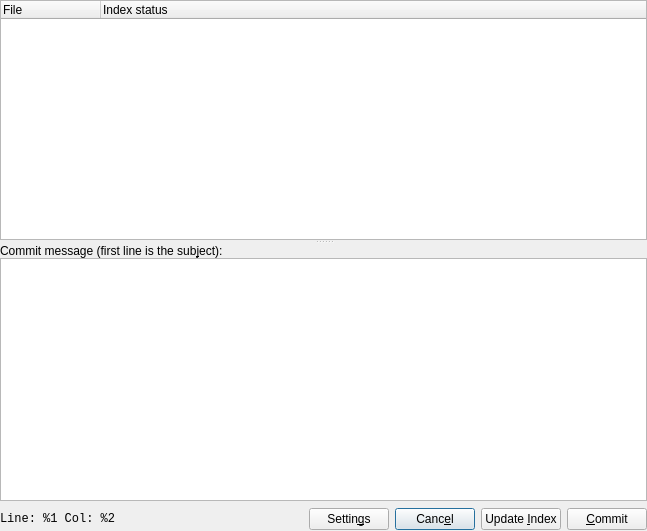
<?xml version="1.0" encoding="UTF-8"?>
<ui version="4.0">
 <class>CommitBase</class>
 <widget class="QWidget" name="CommitBase">
  <property name="geometry">
   <rect>
    <x>0</x>
    <y>0</y>
    <width>647</width>
    <height>531</height>
   </rect>
  </property>
  <property name="windowTitle">
   <string>Commit changes</string>
  </property>
  <property name="windowIcon" >
   <iconset resource="icons.qrc" >:/icons/resources/vcs_commit.png</iconset>
  </property>
  <layout class="QHBoxLayout">
   <property name="spacing">
    <number>0</number>
   </property>
   <property name="leftMargin">
    <number>0</number>
   </property>
   <property name="topMargin">
    <number>0</number>
   </property>
   <property name="rightMargin">
    <number>0</number>
   </property>
   <property name="bottomMargin">
    <number>0</number>
   </property>
   <item>
    <layout class="QVBoxLayout">
     <property name="spacing">
      <number>6</number>
     </property>
     <property name="leftMargin">
      <number>0</number>
     </property>
     <property name="topMargin">
      <number>0</number>
     </property>
     <property name="rightMargin">
      <number>0</number>
     </property>
     <property name="bottomMargin">
      <number>0</number>
     </property>
     <item>
      <widget class="QSplitter" name="splitter">
       <property name="orientation">
        <enum>Qt::Orientation::Vertical</enum>
       </property>
       <widget class="QTreeWidget" name="treeWidgetFiles">
        <property name="contextMenuPolicy">
         <enum>Qt::ContextMenuPolicy::CustomContextMenu</enum>
        </property>
        <property name="toolTip">
         <string>Check files to commit</string>
        </property>
        <property name="showDropIndicator" stdset="0">
         <bool>false</bool>
        </property>
        <property name="rootIsDecorated">
         <bool>false</bool>
        </property>
        <property name="allColumnsShowFocus">
         <bool>true</bool>
        </property>
        <property name="columnCount">
         <number>2</number>
        </property>
        <column>
         <property name="text">
          <string>File</string>
         </property>
        </column>
        <column>
         <property name="text">
          <string>Index status</string>
         </property>
        </column>
       </widget>
       <widget class="QWidget" name="layoutWidget">
        <layout class="QVBoxLayout">
         <property name="spacing">
          <number>0</number>
         </property>
         <property name="leftMargin">
          <number>0</number>
         </property>
         <property name="topMargin">
          <number>0</number>
         </property>
         <property name="rightMargin">
          <number>0</number>
         </property>
         <property name="bottomMargin">
          <number>0</number>
         </property>
         <item>
          <widget class="QLabel" name="textLabelMsg">
           <property name="text">
            <string>Commit message (first line is the sub&amp;ject):</string>
           </property>
           <property name="wordWrap">
            <bool>false</bool>
           </property>
           <property name="buddy">
            <cstring>textEditMsg</cstring>
           </property>
          </widget>
         </item>
         <item>
          <widget class="QTextEdit" name="textEditMsg">
           <property name="toolTip">
            <string>Lines starting with '#' will be ignored
Press &lt;Ctrl+Enter&gt; to commit changes</string>
           </property>
           <property name="lineWrapMode">
            <enum>QTextEdit::LineWrapMode::NoWrap</enum>
           </property>
           <property name="readOnly">
            <bool>false</bool>
           </property>
           <property name="acceptRichText">
            <bool>false</bool>
           </property>
          </widget>
         </item>
        </layout>
       </widget>
      </widget>
     </item>
     <item>
      <layout class="QHBoxLayout">
       <property name="spacing">
        <number>6</number>
       </property>
       <property name="leftMargin">
        <number>0</number>
       </property>
       <property name="topMargin">
        <number>0</number>
       </property>
       <property name="rightMargin">
        <number>0</number>
       </property>
       <property name="bottomMargin">
        <number>0</number>
       </property>
       <item>
        <widget class="QLabel" name="textLabelLineCol">
         <property name="minimumSize">
          <size>
           <width>150</width>
           <height>24</height>
          </size>
         </property>
         <property name="font">
          <font>
           <family>Monospace</family>
          </font>
         </property>
         <property name="frameShadow">
          <enum>QFrame::Shadow::Sunken</enum>
         </property>
         <property name="text">
          <string>Line: %1 Col: %2</string>
         </property>
         <property name="wordWrap">
          <bool>false</bool>
         </property>
        </widget>
       </item>
       <item>
        <spacer>
         <property name="orientation">
          <enum>Qt::Orientation::Horizontal</enum>
         </property>
         <property name="sizeType">
          <enum>QSizePolicy::Policy::Expanding</enum>
         </property>
         <property name="sizeHint" stdset="0">
          <size>
           <width>30</width>
           <height>20</height>
          </size>
         </property>
        </spacer>
       </item>
       <item>
        <widget class="QPushButton" name="pushButtonSettings">
         <property name="sizePolicy">
          <sizepolicy hsizetype="Fixed" vsizetype="Fixed">
           <horstretch>0</horstretch>
           <verstretch>0</verstretch>
          </sizepolicy>
         </property>
         <property name="text">
          <string>Settin&amp;gs</string>
         </property>
         <property name="shortcut">
          <string>Alt+G</string>
         </property>
         <property name="autoDefault">
          <bool>false</bool>
         </property>
         <property name="default">
          <bool>false</bool>
         </property>
        </widget>
       </item>
       <item>
        <widget class="QPushButton" name="pushButtonCancel">
         <property name="sizePolicy">
          <sizepolicy hsizetype="Fixed" vsizetype="Fixed">
           <horstretch>0</horstretch>
           <verstretch>0</verstretch>
          </sizepolicy>
         </property>
         <property name="text">
          <string>Canc&amp;el</string>
         </property>
         <property name="shortcut">
          <string>Alt+E</string>
         </property>
         <property name="autoDefault">
          <bool>false</bool>
         </property>
         <property name="default">
          <bool>true</bool>
         </property>
        </widget>
       </item>
       <item>
        <widget class="QPushButton" name="pushButtonUpdateCache">
         <property name="sizePolicy">
          <sizepolicy hsizetype="Fixed" vsizetype="Fixed">
           <horstretch>0</horstretch>
           <verstretch>0</verstretch>
          </sizepolicy>
         </property>
         <property name="toolTip">
          <string>Update index for selected files</string>
         </property>
         <property name="text">
          <string>Update &amp;Index</string>
         </property>
        </widget>
       </item>
       <item>
        <widget class="QPushButton" name="pushButtonOk">
         <property name="sizePolicy">
          <sizepolicy hsizetype="Fixed" vsizetype="Fixed">
           <horstretch>0</horstretch>
           <verstretch>0</verstretch>
          </sizepolicy>
         </property>
         <property name="toolTip">
          <string>Commit selected files</string>
         </property>
         <property name="text">
          <string>&amp;Commit</string>
         </property>
         <property name="shortcut">
          <string>Alt+C</string>
         </property>
        </widget>
       </item>
      </layout>
     </item>
    </layout>
   </item>
  </layout>
 </widget>
 <layoutdefault spacing="6" margin="11"/>
 <tabstops>
  <tabstop>pushButtonCancel</tabstop>
  <tabstop>pushButtonUpdateCache</tabstop>
  <tabstop>pushButtonOk</tabstop>
 </tabstops>
 <resources>
  <include location="icons.qrc"/>
 </resources>
 <connections>
  <connection>
   <sender>pushButtonCancel</sender>
   <signal>clicked()</signal>
   <receiver>CommitBase</receiver>
   <slot>pushButtonCancel_clicked()</slot>
   <hints>
    <hint type="sourcelabel">
     <x>375</x>
     <y>511</y>
    </hint>
    <hint type="destinationlabel">
     <x>20</x>
     <y>20</y>
    </hint>
   </hints>
  </connection>
  <connection>
   <sender>pushButtonUpdateCache</sender>
   <signal>clicked()</signal>
   <receiver>CommitBase</receiver>
   <slot>pushButtonUpdateCache_clicked()</slot>
   <hints>
    <hint type="sourcelabel">
     <x>465</x>
     <y>511</y>
    </hint>
    <hint type="destinationlabel">
     <x>20</x>
     <y>20</y>
    </hint>
   </hints>
  </connection>
  <connection>
   <sender>pushButtonSettings</sender>
   <signal>clicked()</signal>
   <receiver>CommitBase</receiver>
   <slot>pushButtonSettings_clicked()</slot>
   <hints>
    <hint type="sourcelabel">
     <x>285</x>
     <y>511</y>
    </hint>
    <hint type="destinationlabel">
     <x>20</x>
     <y>20</y>
    </hint>
   </hints>
  </connection>
 </connections>
 <slots>
  <slot>pushButtonCancel_clicked()</slot>
  <slot>pushButtonUpdateCache_clicked()</slot>
  <slot>pushButtonSettings_clicked()</slot>
 </slots>
</ui>
